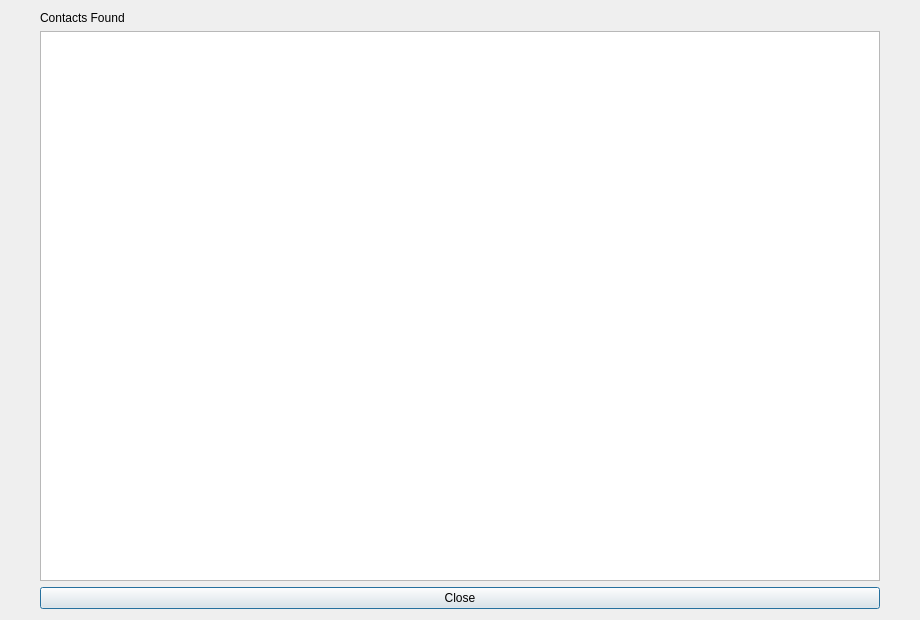
<?xml version="1.0" encoding="UTF-8"?>
<ui version="4.0">
 <class>ContactsFoundDialog</class>
 <widget class="QDialog" name="ContactsFoundDialog">
  <property name="geometry">
   <rect>
    <x>0</x>
    <y>0</y>
    <width>920</width>
    <height>620</height>
   </rect>
  </property>
  <property name="windowTitle">
   <string>Dialog</string>
  </property>
  <layout class="QGridLayout" name="gridLayout">
   <item row="1" column="0">
    <widget class="QTableWidget" name="tableWidget">
     <property name="sizePolicy">
      <sizepolicy hsizetype="Fixed" vsizetype="Expanding">
       <horstretch>0</horstretch>
       <verstretch>0</verstretch>
      </sizepolicy>
     </property>
     <property name="minimumSize">
      <size>
       <width>840</width>
       <height>500</height>
      </size>
     </property>
    </widget>
   </item>
   <item row="2" column="0">
    <widget class="QPushButton" name="btn_close">
     <property name="text">
      <string>Close</string>
     </property>
    </widget>
   </item>
   <item row="0" column="0">
    <widget class="QLabel" name="label">
     <property name="text">
      <string>Contacts Found</string>
     </property>
    </widget>
   </item>
  </layout>
 </widget>
 <resources/>
 <connections/>
</ui>
